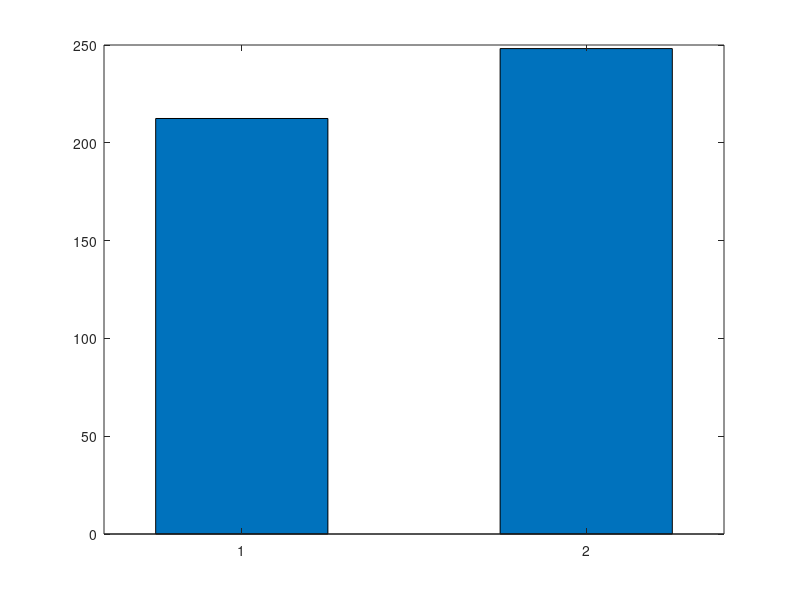

MATLAB code to generate this figure: (Note: this script raises an error after producing the figure.)
%% Exercise 3 - Part 3
clc;
clear;
close all;
%Values from previous part 2 to make the code run
B = 36000000;
SNR_dB = 20.7152;

%% DVB-S2X MODCOD Lookup Table (ETSI EN 302 307-2, Slide 40)
modcod_names = { ...
    'QPSK 2/9'; 'QPSK 13/45'; 'QPSK 9/20'; 'QPSK 11/20'; ...
    '8APSK 5/9-L'; '8APSK 26/45-L'; '8PSK 23/36'; '8PSK 25/36'; '8PSK 13/18'; ...
    '16APSK 1/2-L'; '16APSK 8/15-L'; '16APSK 5/9-L'; '16APSK 26/45'; ...
    '16APSK 3/5'; '16APSK 3/5-L'; '16APSK 28/45'; '16APSK 23/36'; ...
    '16APSK 2/3-L'; '16APSK 25/36'; '16APSK 13/18'; '16APSK 7/9'; '16APSK 77/90'; ...
    '32APSK 2/3-L'; '32APSK 32/45'; '32APSK 11/15'; '32APSK 7/9'; ...
    '64APSK 32/45-L'; '64APSK 11/15'; '64APSK 7/9'; '64APSK 4/5'; '64APSK 5/6'; ...
    '128APSK 3/4'; '128APSK 7/9'; ...
    '256APSK 29/45-L'; '256APSK 2/3-L'; '256APSK 31/45-L'; ...
    '256APSK 32/45'; '256APSK 11/15-L'; '256APSK 3/4'};

eta_spec_vec = [ ...
    0.434841; 0.567805; 0.889135; 1.088581; ...
    1.647211; 1.713601; 1.896173; 2.062148; 2.145136; ...
    1.972253; 2.104850; 2.193247; 2.281645; ...
    2.370043; 2.370043; 2.458441; 2.524739; ...
    2.635236; 2.745734; 2.856231; 3.077225; 3.386618; ...
    3.291954; 3.510192; 3.620536; 3.841226; ...
    4.206428; 4.338659; 4.603122; 4.735354; 4.936639; ...
    5.163248; 5.355556; ...
    5.065690; 5.241514; 5.417338; ...
    5.593162; 5.768987; 5.900855];

req_EsN0_dB = [ ...
    -2.85; -2.03; 0.22; 1.45; ...
    4.73;  5.13; 6.12; 7.02; 7.49; ...
    5.97;  6.55; 6.84; 7.51; ...
    7.80;  7.41; 8.10; 8.38; ...
    8.43;  9.27; 9.71; 10.65; 11.99; ...
    11.10; 11.75; 12.17; 13.05; ...
    13.98; 14.81; 15.47; 15.87; 16.55; ...
    17.73; 18.53; ...
    16.98; 17.24; 18.10; ...
    18.59; 18.84; 19.57];

%% 3.3.1
% Under alpha = 0: Rs = B and Es/N0 = SNR
EsN0_avail_dB = SNR_dB;

% Filter all MODCODs whose required Es/N0 does not exceed the available Es/N0
valid_idx = find(req_EsN0_dB <= EsN0_avail_dB);

if isempty(valid_idx)
    error('Available Es/N0 is below the minimum supported MODCOD threshold.');
end

% Select the supported MODCOD with the maximum spectral efficiency
[~, best_sub_idx] = max(eta_spec_vec(valid_idx));
best_idx = valid_idx(best_sub_idx);

selected_MODCOD = modcod_names{best_idx};
eta_best        = eta_spec_vec(best_idx);
req_EsN0_best   = req_EsN0_dB(best_idx);
link_margin_dB  = EsN0_avail_dB - req_EsN0_best;

%% 3.3.2-3-4
Rs = B;                                 % Symbol rate [sym/s] (alpha = 0)
Rb = Rs * eta_best;                     % Achievable bit rate [bit/s]

R_HD = 5e6;                             % Average bit rate per HD channel [bit/s]
N_HD_channels = floor(Rb / R_HD);       % Integer number of simultaneous HD channels

SNR_lin = 10^(SNR_dB / 10);             % Linear SNR
C = B * log2(1 + SNR_lin);              % Shannon channel capacity [bit/s]

efficiency_vs_shannon = (Rb / C) * 100; % Percentage of Shannon limit achieved

%% 3.3.5
figure;

% Bar chart comparing Achievable Bit Rate (Rb) and Shannon Capacity (C)
b = bar([Rb / 1e6, C / 1e6], 0.5);
b.FaceColor = 'flat';
b.CData(1, :) = [0.00, 0.45, 0.74]; % Blue for Rb
b.CData(2, :) = [0.85, 0.33, 0.10]; % Orange-red for C

grid on;
set(gca, 'XTickLabel', {sprintf('Achievable Bit Rate R_b\n(%s)', selected_MODCOD), ...
    'Shannon Capacity C'});
ylabel('Data Rate [Mbit/s]');
title(sprintf('DVB-S2X Bit Rate vs. Shannon Limit (B = %.0f MHz, SNR = %.2f dB)', ...
    B / 1e6, SNR_dB));
ylim([0, (C / 1e6) * 1.18]);

% Add numerical labels above each bar
text(1, Rb / 1e6 + 5, sprintf('%.2f Mbit/s\n(%.1f%% of C | %d HD ch.)', ...
    Rb / 1e6, efficiency_vs_shannon, N_HD_channels), ...
    'HorizontalAlignment', 'center', 'VerticalAlignment', 'bottom', 'FontWeight', 'bold');
text(2, C / 1e6 + 5, sprintf('%.2f Mbit/s\n(Theoretical Bound)', C / 1e6), ...
    'HorizontalAlignment', 'center', 'VerticalAlignment', 'bottom', 'FontWeight', 'bold');
exportgraphics(gca, "A2_3_3_1.png", 'Resolution', 300);

% Comments about the obtained results
%    Proximity to the Shannon Limit (~84.3% Efficiency):
%    With an available SNR (= Es/N0) of 13.52 dB over B = 36 MHz, the highest
%    supported DVB-S2X MODCOD is 32APSK 7/9 (required Es/N0 = 13.05 dB,
%    spectral efficiency = 3.841226 bit/symbol), yielding Rb = 138.28 Mbit/s.
%    Compared to the theoretical Shannon capacity C = 163.95 Mbit/s, the
%    system achieves 84.34% of the channel limit, confirming the strong error-
%    correcting performance of the concatenated LDPC + BCH codes in DVB-S2X.
%
%    MODCOD Discretization and Residual Link Margin:
%    Unlike Shannon capacity C, which scales continuously with SNR, a practical
%    receiver must lock onto a discrete MODCOD profile. Because our SNR
%    (13.52 dB) falls 0.46 dB short of the next entry in the table (64APSK
%    32/45-L, requiring 13.98 dB), the system operates with a 0.47 dB link
%    margin above the 32APSK 7/9 threshold. While this margin leaves some
%    spectral capacity unused under clear-sky conditions, it provides valuable
%    resilience against minor atmospheric or pointing fluctuations.
%
%    Idealized Modeling Assumptions and Broadcast Capacity:
%    At 5 Mbit/s per channel, Rb = 138.28 Mbit/s supports 27 simultaneous HD
%    television channels (with 3.28 Mbit/s of residual capacity). In an actual
%    operational link, however, a non-zero roll-off factor (typically alpha =
%    0.05 to 0.20), physical-layer framing overhead (PLFRAME headers and phase-
%    tracking pilots needed for 32APSK), and transport stream encapsulation
%    would slightly reduce the net user throughput.
